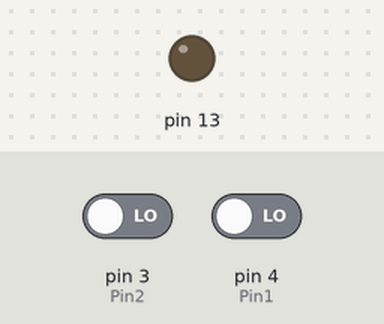
Simulated run of this sketch. Board: Arduino Uno, built with avr-gcc and run on an emulated ATmega328P. Parts: output pins drawn as LEDs (lit = HIGH). The test bench sets the inputs (shaded band); at power-on: pin 4 (Pin1) LOW, pin 3 (Pin2) LOW. What the sketch prints to the serial monitor is not drawn.

Above: at 1.2 s.
1.3 s: pin 4 (Pin1) driven HIGH
At 2.0 s:
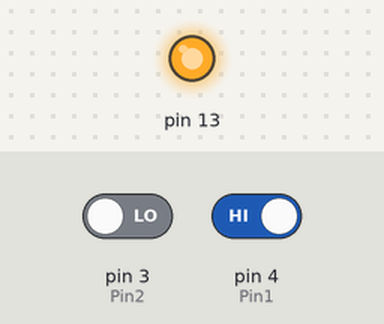
2.8 s: pin 3 (Pin2) driven HIGH
At 2.94 s:
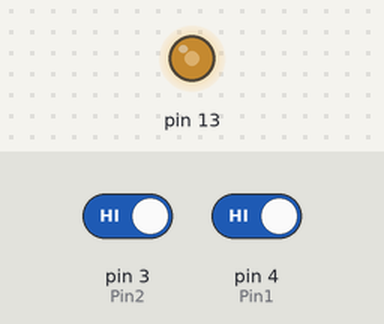
5.8 s: pin 3 (Pin2) driven LOW
Timing chart, 0 to 8.8 s (numbered marks = the images above; inputs shaded):
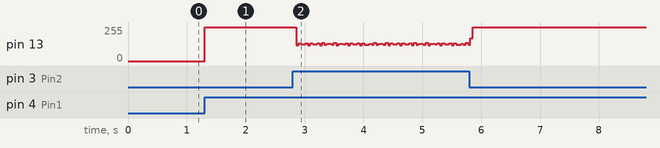

The sketch:

programa.ino.ino
```cpp
  // put your setup code here, to run once:
int Pin1 = 4;
int Pin2 = 3;
String option;
void setup()
{
   Serial.begin(9600);
   pinMode(Pin1, INPUT);
   pinMode(Pin2, INPUT);
   pinMode(13, OUTPUT);
}

void loop() {
  // put your main code here, to run repeatedly:
  if(digitalRead(Pin1)== HIGH)
  {
    Serial.println(1);
    digitalWrite(13, HIGH);
  }
  if(digitalRead(Pin2)== HIGH)
  {
    Serial.println(2);
    digitalWrite(13, LOW);
  }

}
```

Measured:
- after the input at 1.3 s, pin 13: 0/255 → 255/255 at once
